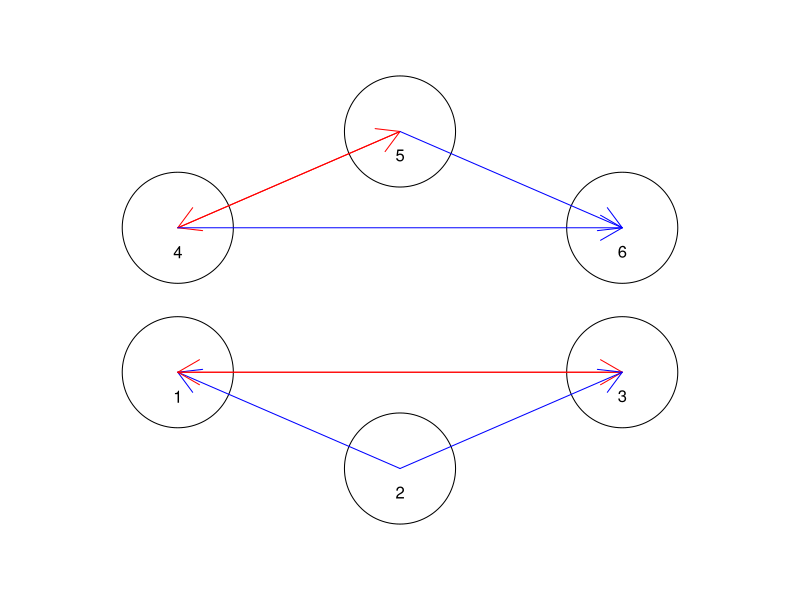
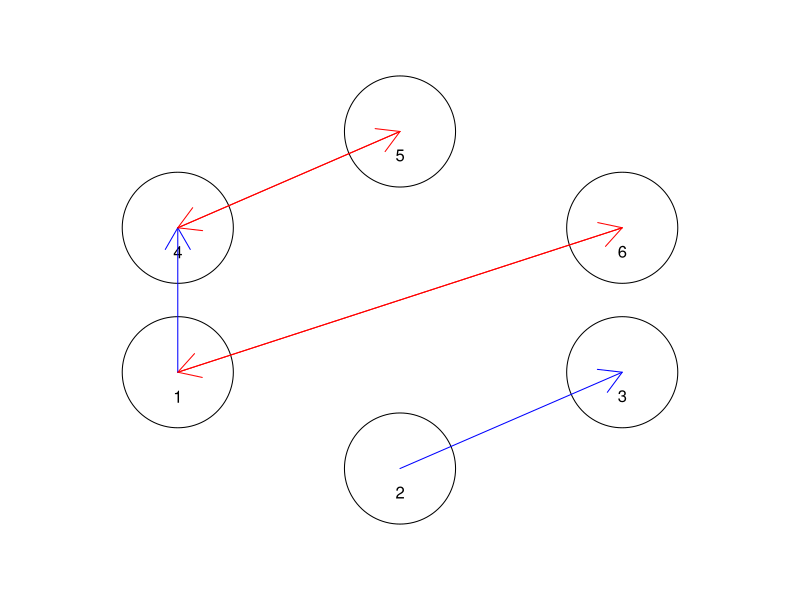

Reproduce these figures in R, in order.
#Math 23 Script 3.1A-FiniteTopology.R

#Last modified October 24, 2014 by Paul Bamberg

#install.packages("plotrix")   #comment this out after executing it once
library(plotrix)   #for drawing circles

#Topic 1 - The "standard" Web site graph, used in notes and examples
par(mar=c(2,2,2,2)) #leave small margins to maximize space
plot(NULL, xlim = c(0.5,3.5),ylim = c(0.5,2.5), xlab = "", ylab = "", axes = FALSE)

#Specify where to draw the circles that represent Web pages
centersX <- c(1,2,3,1,2,3); centersY <- c(1.2,0.8,1.2,1.8,2.2,1.8)
for (i in 1:6) {
  draw.circle(centersX[i],centersY[i],0.25); text(centersX[i],centersY[i]-0.1,paste(i))
}
links <- matrix(c(0,0,1,0,0,0,1,0,1,0,0,0,1,0,0,0,0,0,0,0,0,0,1,1,0,0,0,1,0,1,0,0,0,0,0,0),
                6,byrow = FALSE)
for(i in 1:6){
  for (j in 1:6) {
    if (links[i,j] > 0)
      arrows(centersX[j], centersY[j], centersX[i], centersY[i],
             col = ifelse(links[j,i] > 0, "red", "blue"))
  } 
}

#Open sets are ones that cannot be reached by a link from outside the set.
#Examples: {2}, {45}, {123}, {456}
#Unions like {245} and {12345} are also open sets.
#So are the empty set and the set X = {123456}

#Closed sets are the complements of open sets.
#Examples: {13456}, {1236}, {456}, {123}
#Intersections like {136} and {6} are also closed sets.
#So are the empty set and the set X = {123456}
#If you choose page 4 and keep following outgoing links, 
#you find the closed set {456}

#Every set has an interior (largest open set inside it),
#a closure (smallest closed set that contains it),
#and a boundary (difference between closure and interior)

#Find the interior, closure, and boundary of this set
which(rbinom(6,1,0.5) > 0)

#Topic 2 - Drawing a random graph to create a different topology on the same set

plot(NULL, xlim = c(0.5,3.5),ylim = c(0.5,2.5), xlab = "", ylab = "", axes = FALSE)
for (i in 1:6) {
  draw.circle(centersX[i],centersY[i],0.25); text(centersX[i],centersY[i]-0.1,paste(i))
}
linkProb <- 0.08   #probability of a random link
links <- matrix(rbinom(36, 1, linkProb),6) #matrix with a few scattered 1s
twoWay <- sample(1:6)
#Generate two two-way links
for (i in c(1,3)) {
  links[twoWay[i],twoWay[i+1]]=1; links[twoWay[i+1],twoWay[i]]=1
}
#Generate a one-way link between the two remaining nodes.
links[twoWay[5],twoWay[6]]=1 #make sure everything has at least one link
for (i in 1:6) links[i,i] = 0  #nothing links to itself
#Here is the resulting matrix.
links  #each column shows links out of a page

for(i in 1:6){
  for (j in 1:6) {
    if (links[i,j] > 0)
      arrows(centersX[j], centersY[j], centersX[i], centersY[i],
             col = ifelse(links[j,i] > 0, "red", "blue"))
  } 
}

#You can analyze the topology that was just generated.

#Find closed sets by choosing a node and following links from it.
#Identify open sets by the property that there are no incoming links.
#The empty set and the set {1,2,3,4,5,6} are both open and closed.
#Intersections and unions of open sets are also open.
#Intersections and unions of closed sets are also closed.

#Every set has an interior (largest open set inside it),
#a closure (smallest closed set that contains it),
#and a boundary (difference between closure and interior)

#Find the interior, closure, and boundary of this set
which(rbinom(6,1,0.5) > 0)
  
